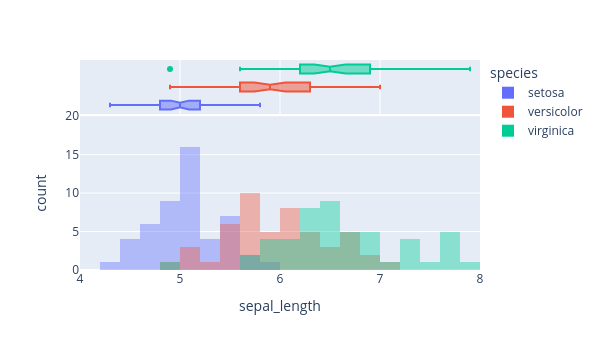

Source (notebook cell):
### Markdown cell above
### 基本的な使い方

- ```plotly.express```で基本的な図を描画します
- ```fig.update_```でレイアウトなどを細かく設定します

### Code cell
iris = sns.load_dataset('iris')

fig = px.histogram(iris, x='sepal_length', color='species', 
                           nbins=19, range_x=[4,8], width=600, height=350,
                           opacity=0.4, marginal='box')
# histogram描画時にrange_yを指定すると、marginalのboxplotの描画位置が崩れる
fig.update_layout(barmode='overlay')
fig.update_yaxes(range=[0,20],row=1, col=1)
# htmlで保存、以後は省略
# fig.write_html('histogram_with_boxplot.html', auto_open=False)

### Figure 1 — Plotly figure (JSON) as saved in the notebook; plotly's stock layout.template omitted (floating-point values rounded to 4 significant figures)
{"data": [{"alignmentgroup": "True", "bingroup": "x", "hovertemplate": "species=setosa<br>sepal_length=%{x}<br>count=%{y}<extra></extra>", "legendgroup": "setosa", "marker": {"color": "#636efa", "opacity": 0.4, "pattern": {"shape": ""}}, "name": "setosa", "nbinsx": 19, "offsetgroup": "setosa", "orientation": "v", "showlegend": true, "type": "histogram", "x": [5.1, 4.9, 4.7, 4.6, 5.0, 5.4, 4.6, 5.0, 4.4, 4.9, 5.4, 4.8, 4.8, 4.3, 5.8, 5.7, 5.4, 5.1, 5.7, 5.1, 5.4, 5.1, 4.6, 5.1, 4.8, 5.0, 5.0, 5.2, 5.2, 4.7, 4.8, 5.4, 5.2, 5.5, 4.9, 5.0, 5.5, 4.9, 4.4, 5.1, 5.0, 4.5, 4.4, 5.0, 5.1, 4.8, 5.1, 4.6, 5.3, 5.0], "xaxis": "x", "yaxis": "y"}, {"alignmentgroup": "True", "hovertemplate": "species=setosa<br>sepal_length=%{x}<extra></extra>", "legendgroup": "setosa", "marker": {"color": "#636efa"}, "name": "setosa", "notched": true, "offsetgroup": "setosa", "showlegend": false, "type": "box", "x": [5.1, 4.9, 4.7, 4.6, 5.0, 5.4, 4.6, 5.0, 4.4, 4.9, 5.4, 4.8, 4.8, 4.3, 5.8, 5.7, 5.4, 5.1, 5.7, 5.1, 5.4, 5.1, 4.6, 5.1, 4.8, 5.0, 5.0, 5.2, 5.2, 4.7, 4.8, 5.4, 5.2, 5.5, 4.9, 5.0, 5.5, 4.9, 4.4, 5.1, 5.0, 4.5, 4.4, 5.0, 5.1, 4.8, 5.1, 4.6, 5.3, 5.0], "xaxis": "x2", "yaxis": "y2"}, {"alignmentgroup": "True", "bingroup": "x", "hovertemplate": "species=versicolor<br>sepal_length=%{x}<br>count=%{y}<extra></extra>", "legendgroup": "versicolor", "marker": {"color": "#EF553B", "opacity": 0.4, "pattern": {"shape": ""}}, "name": "versicolor", "nbinsx": 19, "offsetgroup": "versicolor", "orientation": "v", "showlegend": true, "type": "histogram", "x": [7.0, 6.4, 6.9, 5.5, 6.5, 5.7, 6.3, 4.9, 6.6, 5.2, 5.0, 5.9, 6.0, 6.1, 5.6, 6.7, 5.6, 5.8, 6.2, 5.6, 5.9, 6.1, 6.3, 6.1, 6.4, 6.6, 6.8, 6.7, 6.0, 5.7, 5.5, 5.5, 5.8, 6.0, 5.4, 6.0, 6.7, 6.3, 5.6, 5.5, 5.5, 6.1, 5.8, 5.0, 5.6, 5.7, 5.7, 6.2, 5.1, 5.7], "xaxis": "x", "yaxis": "y"}, {"alignmentgroup": "True", "hovertemplate": "species=versicolor<br>sepal_length=%{x}<extra></extra>", "legendgroup": "versicolor", "marker": {"color": "#EF553B"}, "name": "versicolor", "notched": true, "offsetgroup": "versicolor", "showlegend": false, "type": "box", "x": [7.0, 6.4, 6.9, 5.5, 6.5, 5.7, 6.3, 4.9, 6.6, 5.2, 5.0, 5.9, 6.0, 6.1, 5.6, 6.7, 5.6, 5.8, 6.2, 5.6, 5.9, 6.1, 6.3, 6.1, 6.4, 6.6, 6.8, 6.7, 6.0, 5.7, 5.5, 5.5, 5.8, 6.0, 5.4, 6.0, 6.7, 6.3, 5.6, 5.5, 5.5, 6.1, 5.8, 5.0, 5.6, 5.7, 5.7, 6.2, 5.1, 5.7], "xaxis": "x2", "yaxis": "y2"}, {"alignmentgroup": "True", "bingroup": "x", "hovertemplate": "species=virginica<br>sepal_length=%{x}<br>count=%{y}<extra></extra>", "legendgroup": "virginica", "marker": {"color": "#00cc96", "opacity": 0.4, "pattern": {"shape": ""}}, "name": "virginica", "nbinsx": 19, "offsetgroup": "virginica", "orientation": "v", "showlegend": true, "type": "histogram", "x": [6.3, 5.8, 7.1, 6.3, 6.5, 7.6, 4.9, 7.3, 6.7, 7.2, 6.5, 6.4, 6.8, 5.7, 5.8, 6.4, 6.5, 7.7, 7.7, 6.0, 6.9, 5.6, 7.7, 6.3, 6.7, 7.2, 6.2, 6.1, 6.4, 7.2, 7.4, 7.9, 6.4, 6.3, 6.1, 7.7, 6.3, 6.4, 6.0, 6.9, 6.7, 6.9, 5.8, 6.8, 6.7, 6.7, 6.3, 6.5, 6.2, 5.9], "xaxis": "x", "yaxis": "y"}, {"alignmentgroup": "True", "hovertemplate": "species=virginica<br>sepal_length=%{x}<extra></extra>", "legendgroup": "virginica", "marker": {"color": "#00cc96"}, "name": "virginica", "notched": true, "offsetgroup": "virginica", "showlegend": false, "type": "box", "x": [6.3, 5.8, 7.1, 6.3, 6.5, 7.6, 4.9, 7.3, 6.7, 7.2, 6.5, 6.4, 6.8, 5.7, 5.8, 6.4, 6.5, 7.7, 7.7, 6.0, 6.9, 5.6, 7.7, 6.3, 6.7, 7.2, 6.2, 6.1, 6.4, 7.2, 7.4, 7.9, 6.4, 6.3, 6.1, 7.7, 6.3, 6.4, 6.0, 6.9, 6.7, 6.9, 5.8, 6.8, 6.7, 6.7, 6.3, 6.5, 6.2, 5.9], "xaxis": "x2", "yaxis": "y2"}], "layout": {"barmode": "overlay", "height": 350, "legend": {"title": {"text": "species"}, "tracegroupgap": 0}, "margin": {"t": 60}, "width": 600, "xaxis": {"anchor": "y", "domain": [0.0, 1.0], "range": [4, 8], "title": {"text": "sepal_length"}}, "xaxis2": {"anchor": "y2", "domain": [0.0, 1.0], "matches": "x", "showgrid": true, "showticklabels": false}, "yaxis": {"anchor": "x", "domain": [0.0, 0.7326], "range": [0, 20], "title": {"text": "count"}}, "yaxis2": {"anchor": "x2", "domain": [0.7426, 1.0], "matches": "y2", "showgrid": false, "showline": false, "showticklabels": false, "ticks": ""}}}
